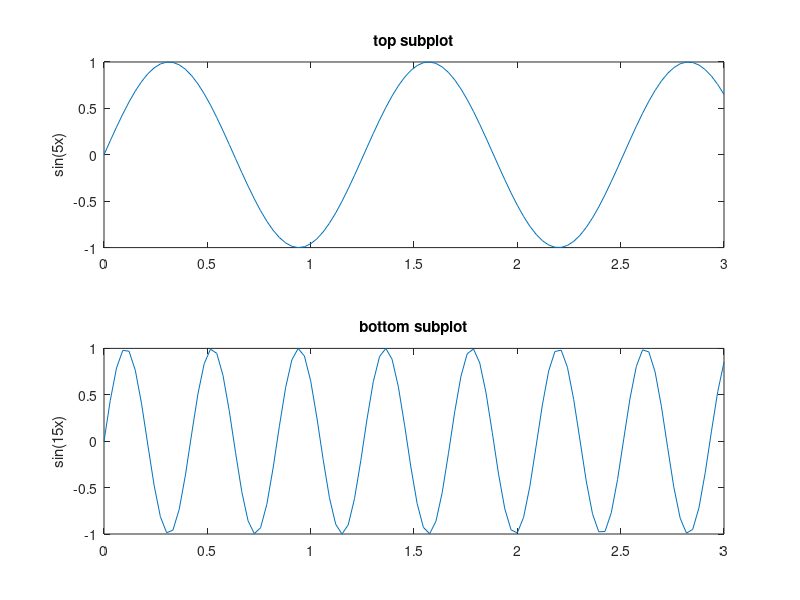

The MATLAB script that drew this image:
ax1=subplot(2,1,1)
x=linspace(0,3);
y1=sin(5*x);
plot(ax1,x,y1)
title(ax1,'top subplot')
ylabel(ax1,'sin(5x)')
ax2=subplot(2,1,2);
y2=sin(15*x);
plot(ax2,x,y2)
title(ax2,'bottom subplot')
ylabel(ax2,'sin(15x)')